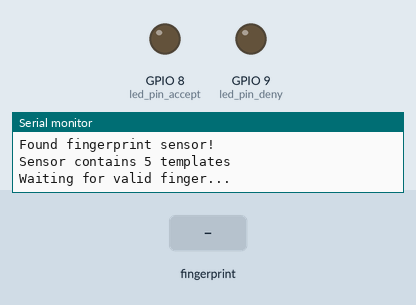
A sketch run on a simulated ESP32-S3. Parts: output pins drawn as LEDs (lit = HIGH), the last lines printed to the serial monitor. Inputs (shaded band) come from the test bench.

Above: at 4.3 s.
4.4 s: finger stored as number 1 placed on the sensor
At 5.2 s:
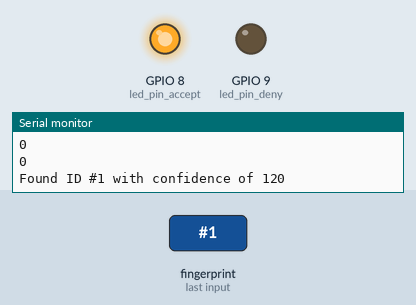
Timing chart, 0 to 7.4 s (numbered marks = the images above; inputs shaded):
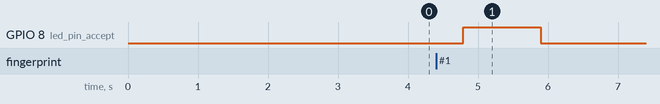

Measured:
- after the input at 4.4 s, GPIO 8 (led_pin_accept): LOW → HIGH after 0.39 s, → LOW 1.1 s later

The sketch:

Leer_ESP32.ino
```cpp
#include <Adafruit_Fingerprint.h>

const int led_pin_accept = 8;
const int led_pin_deny = 9;
volatile int finger_status = -1;

HardwareSerial mySerial(2); // TX/RX on fingerprint sensor

Adafruit_Fingerprint finger = Adafruit_Fingerprint(&mySerial);

void setup()
{
  Serial.begin(57600);
  pinMode(led_pin_accept,OUTPUT);
  pinMode(led_pin_deny,OUTPUT);
  while (!Serial);  // For Yun/Leo/Micro/Zero/...
  delay(100);
  Serial.println("\n\nAdafruit finger detect test");

  // set the data rate for the sensor serial port
  finger.begin(57600);
  delay(1000);
  Serial.println("Begin mySerial");
  mySerial.begin(57600, SERIAL_8N1, 16, 17);
  delay(1000);
  if (finger.verifyPassword()) {
    Serial.println("Found fingerprint sensor!");
  } else {
    Serial.println("Did not find fingerprint sensor :(");
    while (1) { delay(1); }
  }

  finger.getTemplateCount();
  Serial.print("Sensor contains "); Serial.print(finger.templateCount); Serial.println(" templates");
  Serial.println("Waiting for valid finger...");
}

void loop()                     // run over and over again
{
  finger_status = getFingerprintIDez();
  if (finger_status!=-1 and finger_status!=-2){
    digitalWrite(led_pin_accept,HIGH);
    delay(1000);
  } else{
    if (finger_status==-2){
      for (int ii=0;ii<5;ii++){
        digitalWrite(led_pin_deny,HIGH);
        delay(50);
        digitalWrite(led_pin_deny,LOW);
        delay(50);
      }
    }
    digitalWrite(led_pin_accept,LOW);
  }
  delay(50);            //don't ned to run this at full speed.
}

// returns -1 if failed, otherwise returns ID #
int getFingerprintIDez() {
  uint8_t p = finger.getImage();
  if (p!=2){
    Serial.println(p);
  }
  if (p != FINGERPRINT_OK)  return -1;

  p = finger.image2Tz();
  if (p!=2){
    Serial.println(p);
  }
  if (p != FINGERPRINT_OK)  return -1;

  p = finger.fingerFastSearch();
  if (p != FINGERPRINT_OK)  return -2;

  // found a match!
  Serial.print("Found ID #"); Serial.print(finger.fingerID);
  Serial.print(" with confidence of "); Serial.println(finger.confidence);
  return finger.fingerID;
}
```
